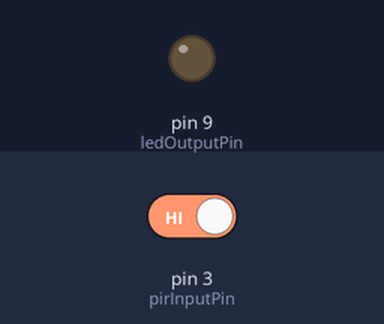
Bench run of a sketch on a simulated Arduino Uno, built with avr-gcc and run on an emulated ATmega328P. Shown: output pins drawn as LEDs (lit = HIGH). The inputs (shaded band) are chosen by the test bench; at power-on: pin 3 (pirInputPin) HIGH. What the sketch prints to the serial monitor is not drawn.

Above: at 4.8 s.
4.9 s: pin 3 (pirInputPin) driven LOW
At 7.8 s:
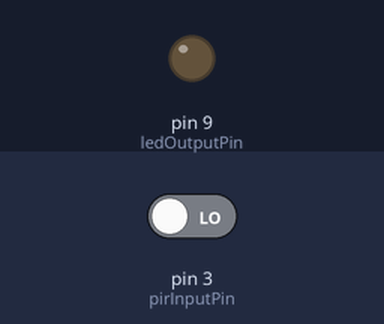
9.3 s: pin 3 (pirInputPin) driven HIGH
At 11.5 s:
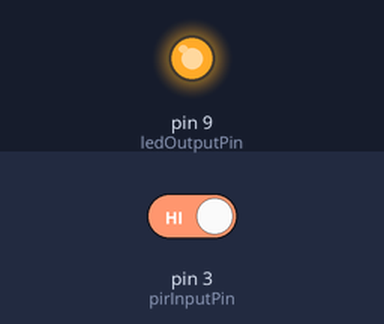
Timing chart, 0 to 13.0 s (numbered marks = the images above; inputs shaded):
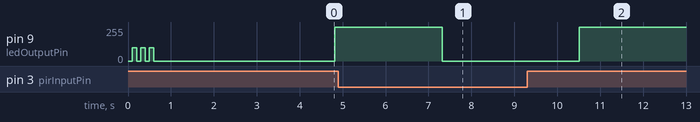

Measured:
- after the input at 4.9 s, pin 9 (ledOutputPin): 255/255 → 0/255 after 2.4 s
- after the input at 9.3 s, pin 9 (ledOutputPin): 0/255 → 255/255 after 1.2 s

The sketch:

steves_eyes.ino
```cpp
/*
  StevePIREyes
  Uses a basic PIR sensor to control LED eyes for Steve the skeleton

  @author: Tim Butler
  @gitrepo: https://github.com/timbutler/steveduino
 */

// Variables
// -----------------------

int pirInputPin = 3;
int ledOutputPin = 9;
int pirState = LOW;
int startDelay = 3 * 1000;
int retriggerDelay = 20 * 1000;

// Allow time for the PIR to calibrate at startup
void startupDelay() {
  delay (startDelay);
}


void ledStartup() {
  analogWrite(ledOutputPin, 0);
  delay(100);
  analogWrite(ledOutputPin, 100);
  delay(100);
  analogWrite(ledOutputPin, 0);
  delay(100);
  analogWrite(ledOutputPin, 100);
  delay(100);
  analogWrite(ledOutputPin, 0);
  delay(100);
  analogWrite(ledOutputPin, 100);
  delay(100);
  analogWrite(ledOutputPin, 0);
}


void ledFadeIn() {
  for(int fadeValue = 0 ; fadeValue <= 255; fadeValue +=5) {
    analogWrite(ledOutputPin, fadeValue);
    delay(5);
  }
}


void ledFadeOut() {
  for(int fadeValue = 255 ; fadeValue >= 0; fadeValue -=5) {
      analogWrite(ledOutputPin, fadeValue);
    delay(1);
  }
}

void ledFadeInOut() {
  ledFadeIn();
  ledFadeOut();
}

void freakyEyes() {
  ledFadeInOut();
  ledFadeInOut();
  ledFadeInOut();
  ledFadeIn();
  analogWrite(ledOutputPin, 255);
  //delay(5 * 1000);
}

// the setup routine runs once when you press reset:
void setup() {
  Serial.begin(9600);
  pinMode(pirInputPin, INPUT);
  pinMode(ledOutputPin, OUTPUT);
  ledStartup();
  Serial.println("Steves Eyes 0.1");
  Serial.println("=============================");
  Serial.print("PIR startup delay...............");
  startupDelay();
  Serial.println("done!");
}

void loop() {
  if(digitalRead(pirInputPin) == LOW){
       analogWrite(ledOutputPin, 0);
  }
  else {
    analogWrite(ledOutputPin, 255);
    freakyEyes();
    delay(2000);
  }
  delay(500);        // delay in between reads for stability
}
```
